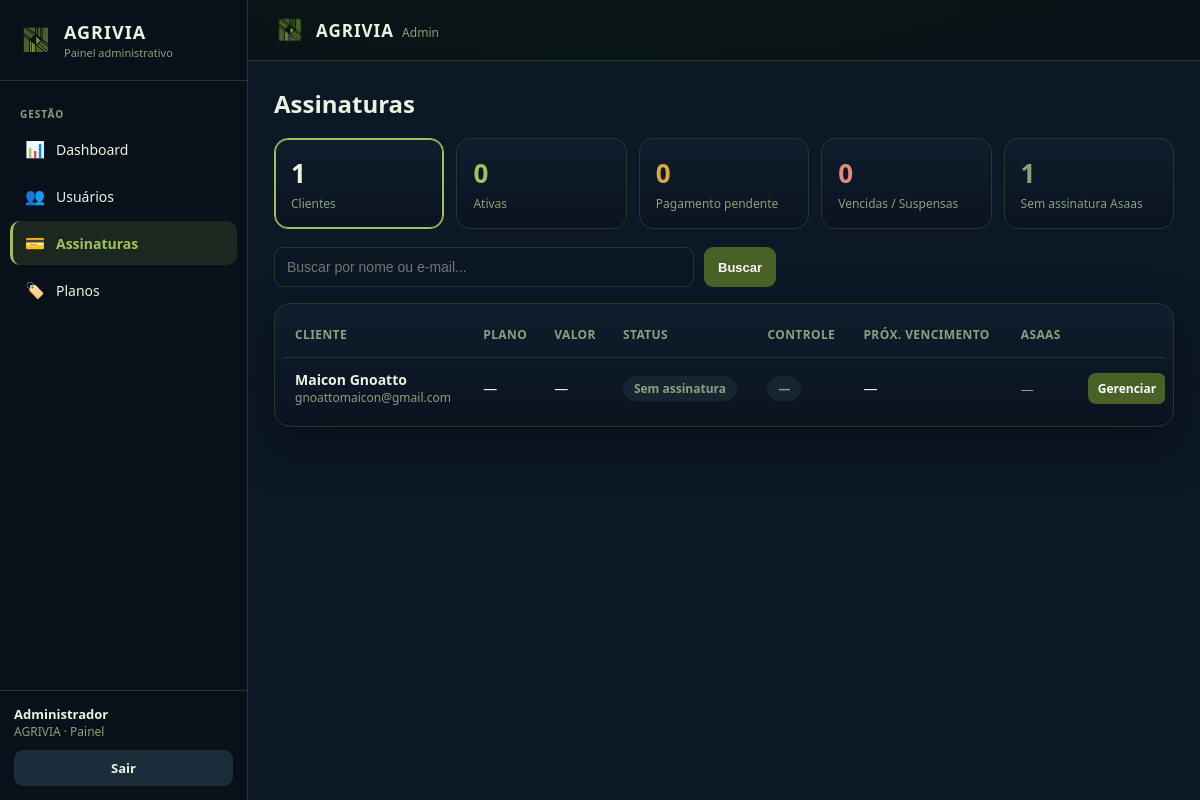
The app's page /admin/assinaturas (signed in) with its own data.
### models.py (models this page shows)
class Usuario(Base):
    __tablename__ = "usuarios"
    id = Column(Integer, primary_key=True, index=True)
    nome = Column(String, nullable=False)
    email = Column(String, unique=True, index=True, nullable=False)
    senha_hash = Column(String, nullable=False)
    status = Column(String, default="ativo")
    is_admin = Column(Integer, default=0)
    vencimento_pagamento = Column(DateTime, nullable=True)
    email_verificado = Column(Integer, default=0)      # 0 = não confirmado | 1 = confirmado
    token_confirmacao = Column(String, nullable=True)  # token do link de confirmação
    token_expira = Column(DateTime, nullable=True)     # até quando o link vale
    criado_em = Column(DateTime, default=datetime.utcnow)
    atualizado_em = Column(DateTime, nullable=True)
    app_versao = Column(String, nullable=True)       # versão do app desktop no último login
    ultimo_acesso = Column(DateTime, nullable=True)  # data/hora do último login

### admin/admin_web.py (the view)
@router.get("/assinaturas", response_class=HTMLResponse)
def listar_assinaturas(
    request: Request,
    busca: str = "",
    filtro: str = "",
    db: Session = Depends(get_db),
):
    if not request.session.get("admin_id"):
        return RedirectResponse("/admin/login", status_code=302)
    usuarios = db.query(Usuario).filter(Usuario.is_admin == 0).order_by(Usuario.id).all()
    todas = (
        db.query(Assinatura)
        .order_by(Assinatura.user_id.asc(), Assinatura.id.desc())
        .all()
    )
    ass_por_user = {}
    for a in todas:
        ass_por_user.setdefault(a.user_id, a)  # 1ª por user (id desc) = a mais recente
    termo = (busca or "").strip().lower()
    total = len(usuarios)
    n_ativas = n_pendentes = n_vencidas = n_sem = 0
    linhas = []
    for u in usuarios:
        a = ass_por_user.get(u.id)
        tem_sub = bool(a and a.asaas_subscription_id)
        st = a.status if a else None
        if tem_sub and st in ("active", "trial"):
            n_ativas += 1
        if st == "pending_payment":
            n_pendentes += 1
        if st in ("overdue", "suspended"):
            n_vencidas += 1
        if not tem_sub:
            n_sem += 1
        if termo and termo not in (u.nome or "").lower() and termo not in (u.email or "").lower():
            continue
        if filtro == "ativas" and not (tem_sub and st in ("active", "trial")):
            continue
        if filtro == "pendentes" and st != "pending_payment":
            continue
        if filtro == "vencidas" and st not in ("overdue", "suspended"):
            continue
        if filtro == "sem_assinatura" and tem_sub:
            continue
        status_label, status_css = _status_view(a)
        controle_label, controle_css = _controle_view(a)
        linhas.append({
            "id": u.id,
            "nome": u.nome,
            "email": u.email,
            "plano": (a.plano.capitalize() if a and a.plano else "—"),
            "valor": _fmt_money(a.valor) if a else "—",
            "status_label": status_label,
            "status_css": status_css,
            "controle_label": controle_label,
            "controle_css": controle_css,
            "proximo_vencimento": _fmt_data(a.proximo_vencimento) if a else "—",
            "customer_id": (a.asaas_customer_id if a and a.asaas_customer_id else "—"),
            "subscription_id": (a.asaas_subscription_id if a and a.asaas_subscription_id else "—"),
            "tem_sub": tem_sub,
            "travado": bool(a and a.valor_travado),
            "promo": bool(a and (a.trial_dias or 0) > 0 and not tem_sub),
        })
    return templates.TemplateResponse(
        request,
        "assinaturas.html",
        {
            "linhas": linhas,
            "busca": busca or "",
            "filtro": filtro or "",
            "contadores": {
                "total": total,
                "ativas": n_ativas,
                "pendentes": n_pendentes,
                "vencidas": n_vencidas,
                "sem": n_sem,
            },
        },
    )

### admin/templates/assinaturas.html (shortened to what this page needs)
{% extends "base.html" %}
{% block content %}
<div class="page" style="max-width:1180px;">
    <h1 class="page-title" style="margin-bottom:18px;">Assinaturas</h1>
    <div class="cards">
        <a href="/admin/assinaturas" class="stat {% if not filtro %}stat-active{% endif %}">
            <span class="stat-num">{{ contadores.total }}</span>
            <span class="stat-label">Clientes</span>
        </a>
        <a href="/admin/assinaturas?filtro=ativas" class="stat {% if filtro == 'ativas' %}stat-active{% endif %}">
            <span class="stat-num" style="color:var(--green-light);">{{ contadores.ativas }}</span>
            <span class="stat-label">Ativas</span>
        </a>
        <a href="/admin/assinaturas?filtro=pendentes" class="stat {% if filtro == 'pendentes' %}stat-active{% endif %}">
            <span class="stat-num" style="color:var(--warning);">{{ contadores.pendentes }}</span>
            <span class="stat-label">Pagamento pendente</span>
        </a>
        <a href="/admin/assinaturas?filtro=vencidas" class="stat {% if filtro == 'vencidas' %}stat-active{% endif %}">
            <span class="stat-num" style="color:var(--danger-light);">{{ contadores.vencidas }}</span>
            <span class="stat-label">Vencidas / Suspensas</span>
        </a>
        <a href="/admin/assinaturas?filtro=sem_assinatura" class="stat {% if filtro == 'sem_assinatura' %}stat-active{% endif %}">
            <span class="stat-num" style="color:var(--muted);">{{ contadores.sem }}</span>
            <span class="stat-label">Sem assinatura Asaas</span>
        </a>
    </div>
    <form method="get" class="searchbar">
        <input type="text" name="busca" value="{{ busca }}" placeholder="Buscar por nome ou e-mail...">
        <button type="submit" class="btn btn-primary">Buscar</button>
    </form>
    <div class="card" style="padding:8px;">
        <div class="table-wrap">
            <table>
                <thead>
                    <tr>
                        <th>Cliente</th>
                        <th>Plano</th>
                        <th>Valor</th>
                        <th>Status</th>
                        <th>Controle</th>
                        <th>Próx. vencimento</th>
                        <th>Asaas</th>
                        <th></th>
                    </tr>
                </thead>
                <tbody>
                {% for l in linhas %}
                    <tr>
                        <td>
                            <div class="cli-nome">{{ l.nome }}</div>
                            <div class="cli-email">{{ l.email }}</div>
                        </td>
                        <td>{{ l.plano }}{% if l.promo %} <span title="🎁 30 dias grátis pendente — 1ª cobrança em D+30 quando assinar">🎁</span>{% endif %}</td>
                        <td>{{ l.valor }}{% if l.travado %} <span title="Valor travado — pulado no reajuste em massa">🔒</span>{% endif %}</td>
                        <td><span class="badge {{ l.status_css }}">{{ l.status_label }}</span></td>
                        <td><span class="badge {{ l.controle_css }}">{{ l.controle_label }}</span></td>
                        <td>{{ l.proximo_vencimento }}</td>
                        <td>
                            {% if l.tem_sub %}
                                <div class="mono" title="ID do cliente na Asaas">{{ l.customer_id }}</div>
                                <div class="mono" title="ID da assinatura na Asaas">{{ l.subscription_id }}</div>
                            {% else %}
                                <span class="hint">—</span>
                            {% endif %}
                        </td>
                        <td>
                            <a href="/admin/assinaturas/{{ l.id }}" class="btn btn-primary btn-sm">Gerenciar</a>
                        </td>
                    </tr>
                {% else %}
                    <tr>
                        <td colspan="8" style="text-align:center;padding:30px;color:var(--muted);">
                            Nenhum cliente encontrado.
                        </td>
                    </tr>
                {% endfor %}
                </tbody>
            </table>
        </div>
    </div>
</div>
{% endblock %}

### admin/templates/base.html (style rules this page uses)
:root { --bg:#0c1826; --panel:#0e1d2c; --panel-2:#0b1320; --sidebar:#081019; --border:#223a2a; --green:#476126; --green-2:#5a7a30; --green-light:#9fc35a; --text:#eaf2e2; --muted:#8ba07d; --danger:#c0392b; --danger-light:#e7897d; --warning:#e0a93f; --warning-bg:rgba(224,169,63,0.14); --sidebar-w:248px; }
* { box-sizing:border-box; }
body { margin:0; min-height:100vh; font-family: system-ui, -apple-system, "Segoe UI", Arial, sans-serif; background: radial-gradient(1200px 500px at 50% -200px, #142c1f 0%, var(--bg) 60%); color:var(--text); }
a { text-decoration:none; color:inherit; }
.page { padding:26px; max-width:1180px; margin:0 auto; }
.btn { display:inline-flex;align-items:center;gap:6px; border:none;cursor:pointer;font-size:13px;font-weight:600; padding:9px 14px;border-radius:9px;transition:.15s ease; color:#fff; }
.btn-primary { background:var(--green); }
.btn-sm { padding:7px 10px;font-size:12px;border-radius:8px; }
input, select { width:100%;padding:11px 12px;border-radius:9px; border:1px solid var(--border); background:#0a1622;color:var(--text);font-size:14px; outline:none; }
.card { background:linear-gradient(180deg,var(--panel),var(--panel-2)); border:1px solid var(--border); border-radius:16px; box-shadow:0 18px 50px rgba(0,0,0,0.45); padding:30px; }
h1.page-title { font-size:24px;font-weight:700;margin:0; }
.hint { color:var(--muted);font-size:13px; }
.badge { padding:4px 11px;border-radius:999px;font-size:12px;font-weight:700;display:inline-block; }
.b-muted { background:#16252f;color:var(--muted); }

### admin/templates/assinaturas.html (style rules this page uses)
.cards { display:grid;grid-template-columns:repeat(5,1fr);gap:12px;margin-bottom:18px; }
.stat { background:linear-gradient(180deg,var(--panel),var(--panel-2)); border:1px solid var(--border);border-radius:14px;padding:16px; display:flex;flex-direction:column;gap:4px;transition:.15s ease; }
.stat-active { border-color:var(--green-light);box-shadow:0 0 0 1px var(--green-light) inset; }
.stat-num { font-size:26px;font-weight:800; }
.stat-label { font-size:12px;color:var(--muted); }
.searchbar { display:flex;gap:10px;margin-bottom:16px;flex-wrap:wrap; }
.searchbar input { max-width:420px; }
.table-wrap { overflow-x:auto; }
table { width:100%;border-collapse:collapse;min-width:900px; }
thead th { text-align:left;font-size:12px;font-weight:700;color:var(--muted); text-transform:uppercase;letter-spacing:.4px; padding:14px 12px;border-bottom:1px solid var(--border);white-space:nowrap; }
tbody td { padding:12px;border-bottom:1px solid rgba(34,58,42,0.5);font-size:14px;vertical-align:middle; }
tbody tr:last-child td { border-bottom:none; }
.cli-nome { font-weight:600; }
.cli-email { font-size:12px;color:var(--muted); }

### records on screen
Usuario: nome "Maicon Gnoatto", email "gnoattomaicon@gmail.com", plano "—", valor "—", status_label "Sem assinatura", controle_label "—", proximo_vencimento "—"

### other values on screen
{{ contadores.total }} "1"
{{ contadores.ativas }} "0"
{{ contadores.pendentes }} "0"
{{ contadores.vencidas }} "0"
{{ contadores.sem }} "1"
